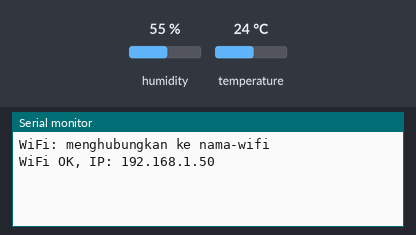
A sketch run on a simulated ESP32. Shown: the last lines printed to the serial monitor. Inputs (shaded band) come from the test bench; at power-on: humidity 55 %, temperature 24 °C. WiFi joins after 1.5 s; servers stay silent unless stated; no MQTT or app messages arrive unless stated.

Above: at 2.7 s.
2.8 s: humidity set to 22 %
At 5.8 s:
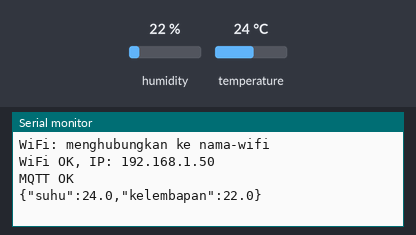
9.7 s: temperature set to 12 °C
At 10.8 s:
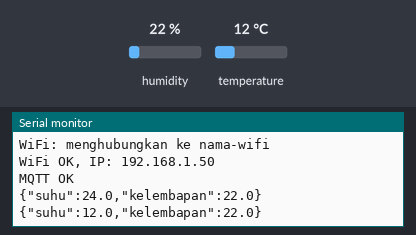
16.6 s: humidity set to 40 %
At 20.8 s:
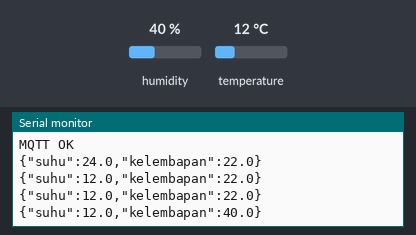

The sketch:

esp32_dht11.ino
```cpp
// =============================================================
// Smart Garden Free Tier - ESP32 + DHT11
// - Tiap 5 detik : kirim suhu & kelembapan ke MQTT Avisha (realtime dashboard)
// - Tiap 2 menit : simpan ke Supabase (riwayat untuk grafik)
// Library: "DHT sensor library" (Adafruit) + "Adafruit Unified Sensor" + "PubSubClient"
// Wiring DHT11: VCC -> 3V3, GND -> GND, DATA -> GPIO 4
// =============================================================
#include <WiFi.h>
#include <WiFiClientSecure.h>
#include <HTTPClient.h>
#include <PubSubClient.h>
#include <DHT.h>
#include "secrets.h"

#define DHTPIN 4
#define DHTTYPE DHT11

const unsigned long MQTT_INTERVAL = 5000;
const unsigned long DB_INTERVAL   = 120000;  // 2 menit = 720 baris/hari

const String TOPIC_TELEMETRI = String(TOPIC_PREFIX) + "dht/telemetri";
const String TOPIC_STATUS    = String(TOPIC_PREFIX) + "dht/status";

DHT dht(DHTPIN, DHTTYPE);
WiFiClient netMqtt;
PubSubClient mqtt(netMqtt);

float suhu = NAN, kelembapan = NAN;
unsigned long lastMqtt = 0, lastDb = 0, lastRetry = 0;

void connectWiFi() {
  if (WiFi.status() == WL_CONNECTED) return;
  Serial.print("WiFi: menghubungkan ke ");
  Serial.println(WIFI_SSID);
  WiFi.mode(WIFI_STA);
  WiFi.begin(WIFI_SSID, WIFI_PASS);
  for (int i = 0; i < 40 && WiFi.status() != WL_CONNECTED; i++) delay(250);
  if (WiFi.status() == WL_CONNECTED) {
    Serial.print("WiFi OK, IP: ");
    Serial.println(WiFi.localIP());
  }
}

void connectMqtt() {
  if (mqtt.connected() || millis() - lastRetry < 5000) return;
  lastRetry = millis();
  String id = "esp32-dht-" + String((uint32_t)ESP.getEfuseMac(), HEX);
  // Last Will: broker otomatis kirim "offline" kalau ESP32 mati/putus
  if (mqtt.connect(id.c_str(), MQTT_USER, MQTT_PASS, TOPIC_STATUS.c_str(), 1, true, "offline")) {
    mqtt.publish(TOPIC_STATUS.c_str(), "online", true);
    Serial.println("MQTT OK");
  } else {
    Serial.print("MQTT gagal, rc=");
    Serial.println(mqtt.state());
  }
}

bool bacaSensor() {
  float h = dht.readHumidity();
  float t = dht.readTemperature();
  if (isnan(h) || isnan(t)) {
    Serial.println("DHT11 gagal dibaca, cek kabel DATA ke GPIO 4");
    return false;
  }
  suhu = t;
  kelembapan = h;
  return true;
}

void kirimSupabase() {
  WiFiClientSecure tls;
  tls.setInsecure();  // shortcut: sertifikat tidak diverifikasi; pasang root CA bila dipakai serius
  HTTPClient http;
  http.setTimeout(5000);
  if (!http.begin(tls, String(SUPABASE_URL) + "/rest/v1/sensor_logs")) return;
  http.addHeader("Content-Type", "application/json");
  http.addHeader("apikey", SUPABASE_KEY);
  http.addHeader("x-device-key", DEVICE_KEY);
  http.addHeader("Prefer", "return=minimal");
  String body = "{\"suhu\":" + String(suhu, 1) + ",\"kelembapan\":" + String(kelembapan, 1) + "}";
  int code = http.POST(body);
  Serial.print("Supabase HTTP ");
  Serial.println(code);  // 201 = tersimpan, 401/403 = kunci/policy salah
  if (code != 201) Serial.println(http.getString());
  http.end();
}

void setup() {
  Serial.begin(115200);
  dht.begin();
  mqtt.setServer(MQTT_HOST, MQTT_PORT);
  connectWiFi();
}

void loop() {
  connectWiFi();
  if (WiFi.status() != WL_CONNECTED) { delay(1000); return; }
  connectMqtt();
  mqtt.loop();

  unsigned long now = millis();
  if (now - lastMqtt >= MQTT_INTERVAL) {
    lastMqtt = now;
    if (bacaSensor()) {
      String json = "{\"suhu\":" + String(suhu, 1) + ",\"kelembapan\":" + String(kelembapan, 1) + "}";
      if (mqtt.connected()) mqtt.publish(TOPIC_TELEMETRI.c_str(), json.c_str());
      Serial.println(json);
    }
  }
  if (now - lastDb >= DB_INTERVAL && !isnan(suhu)) {
    lastDb = now;
    kirimSupabase();
  }
}
```

secrets.example.h
```cpp
// Salin file ini menjadi "secrets.h" lalu isi. secrets.h TIDAK ikut ke GitHub (.gitignore).
#pragma once

#define WIFI_SSID      "nama-wifi"
#define WIFI_PASS      "password-wifi"

// Broker Avisha (MQTT TCP untuk ESP32)
#define MQTT_HOST      "broker.avisha.id"
#define MQTT_PORT      1883
#define MQTT_USER      "user-avisha"
#define MQTT_PASS      "password-avisha"
#define TOPIC_PREFIX   "user-avisha/"   // harus sama dengan topic_prefix di tabel app_config

// Supabase > Project Settings > API
#define SUPABASE_URL   "https://xxxxxxxx.supabase.co"
#define SUPABASE_KEY   "anon-atau-publishable-key"
#define DEVICE_KEY     "kunci-acak-minimal-24-karakter"  // sama dengan isi tabel device_keys
```

Measured:
- after the input at 2.8 s, the serial monitor: prints a new line after 2.3 s (image 1)
- after the input at 9.7 s, the serial monitor: prints a new line after 0.38 s (image 2)
- after the input at 16.6 s, the serial monitor: prints a new line after 3.5 s (image 3)
